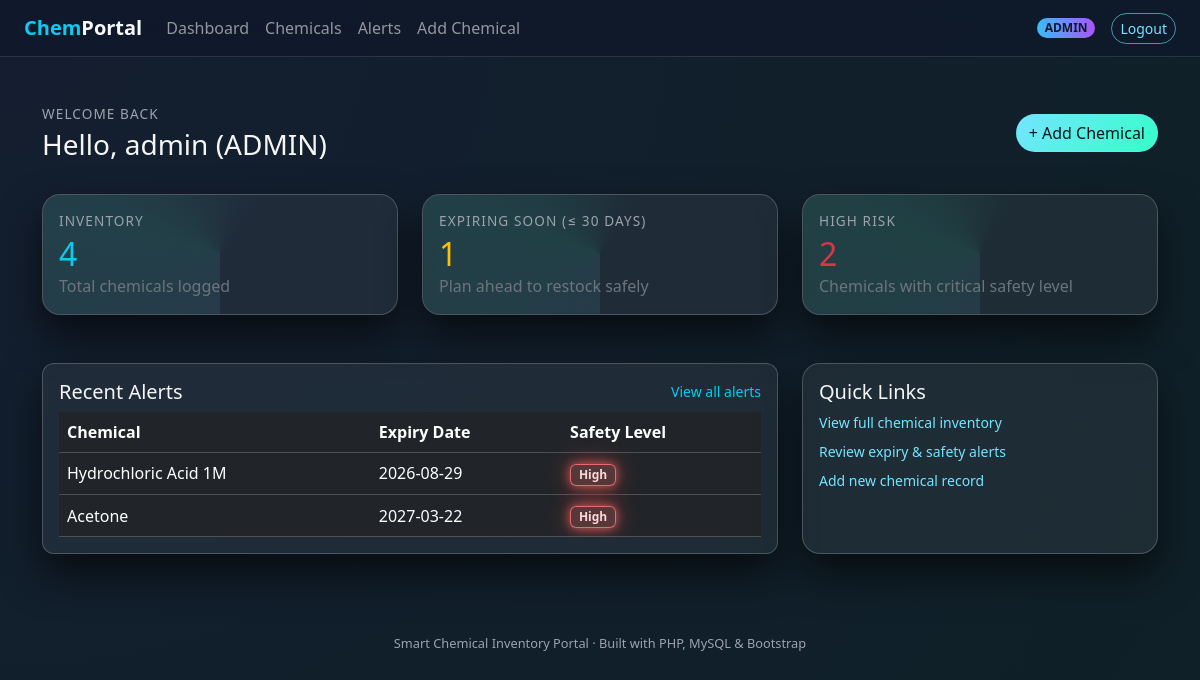
/dashboard.php (signed in), run on the app's committed database.
### tables this page shows
CREATE TABLE chemical_safety (
    id INT AUTO_INCREMENT PRIMARY KEY,
    chemical_id INT NOT NULL,
    expiry_date DATE NULL,
    safety_level ENUM('Low', 'Medium', 'High') NOT NULL DEFAULT 'Low',
    CONSTRAINT fk_safety_chemical
        FOREIGN KEY (chemical_id) REFERENCES chemicals(chemical_id)
        ON DELETE CASCADE
);

CREATE TABLE chemicals (
    chemical_id INT AUTO_INCREMENT PRIMARY KEY,
    name VARCHAR(255) NOT NULL,
    quantity VARCHAR(100) NOT NULL,
    location VARCHAR(255) NOT NULL,
    created_at DATETIME NOT NULL DEFAULT CURRENT_TIMESTAMP,
    updated_at DATETIME NOT NULL DEFAULT CURRENT_TIMESTAMP ON UPDATE CURRENT_TIMESTAMP
);

### auth_check.php (called while the page is built, shortened)
<?php
function is_role(string $role): bool
{
    return isset($_SESSION['role']) && $_SESSION['role'] === $role;
}

### dashboard.php (the view)
<?php
require_once 'auth_check.php';
require_once 'db_config.php';
$totalChemicals = 0;
$expiringSoon = 0;
$highRiskCount = 0;
$res = $mysqli->query('SELECT COUNT(*) AS c FROM chemicals');
if ($res && $row = $res->fetch_assoc()) {
    $totalChemicals = (int)$row['c'];
}
$res = $mysqli->query("
    SELECT COUNT(*) AS c
    FROM chemical_safety cs
    WHERE cs.expiry_date IS NOT NULL
      AND cs.expiry_date >= CURDATE()
      AND cs.expiry_date <= DATE_ADD(CURDATE(), INTERVAL 30 DAY)
");
if ($res && $row = $res->fetch_assoc()) {
    $expiringSoon = (int)$row['c'];
}
$res = $mysqli->query("
    SELECT COUNT(*) AS c
    FROM chemical_safety cs
    WHERE cs.safety_level = 'High'
");
if ($res && $row = $res->fetch_assoc()) {
    $highRiskCount = (int)$row['c'];
}
$alerts = [];
$res = $mysqli->query("
    SELECT c.chemical_id, c.name, cs.expiry_date, cs.safety_level
    FROM chemicals c
    LEFT JOIN chemical_safety cs ON c.chemical_id = cs.chemical_id
    WHERE (cs.expiry_date IS NOT NULL AND cs.expiry_date < CURDATE())
       OR cs.safety_level = 'High'
    ORDER BY cs.expiry_date ASC
    LIMIT 5
");
if ($res) {
    while ($row = $res->fetch_assoc()) {
        $alerts[] = $row;
    }
}
require_once 'partials/header.php';
?>
<div class="row g-4 fade-in-up">
    <div class="col-12 mb-2">
        <div class="d-flex justify-content-between align-items-center">
            <div>
                <p class="page-title mb-1">Welcome back</p>
                <h2 class="h3 mb-0">
                    Hello, <?php echo htmlspecialchars($_SESSION['username']); ?>
                    (<?php echo htmlspecialchars(strtoupper($_SESSION['role'])); ?>)
                </h2>
            </div>
            <?php if (is_role('admin')): ?>
                <a href="add_chemical.php" class="btn btn-neon">+ Add Chemical</a>
            <?php endif; ?>
        </div>
    </div>
    <div class="col-md-4">
        <div class="glass-card dashboard-panel p-3 h-100">
            <div class="dashboard-panel-inner">
                <p class="page-title mb-1">Inventory</p>
                <h3 class="h2 mb-0 text-info"><?php echo $totalChemicals; ?></h3>
                <p class="text-secondary mb-0">Total chemicals logged</p>
            </div>
        </div>
    </div>
    <div class="col-md-4">
        <div class="glass-card dashboard-panel p-3 h-100">
            <div class="dashboard-panel-inner">
                <p class="page-title mb-1">Expiring Soon (&le; 30 days)</p>
                <h3 class="h2 mb-0 text-warning"><?php echo $expiringSoon; ?></h3>
                <p class="text-secondary mb-0">Plan ahead to restock safely</p>
            </div>
        </div>
    </div>
    <div class="col-md-4">
        <div class="glass-card dashboard-panel p-3 h-100">
            <div class="dashboard-panel-inner">
                <p class="page-title mb-1">High Risk</p>
                <h3 class="h2 mb-0 text-danger"><?php echo $highRiskCount; ?></h3>
                <p class="text-secondary mb-0">Chemicals with critical safety level</p>
            </div>
        </div>
    </div>
</div>
<div class="row mt-4 g-4 fade-in-up">
    <div class="col-lg-8">
        <div class="glass-card p-3 table-glass">
            <div class="d-flex justify-content-between align-items-center mb-2">
                <h5 class="mb-0">Recent Alerts</h5>
                <a href="alerts.php" class="small text-info text-decoration-none">View all alerts</a>
            </div>
            <div class="table-responsive">
                <table class="table table-dark table-hover mb-0 align-middle">
                    <thead>
                    <tr>
                        <th>Chemical</th>
                        <th>Expiry Date</th>
                        <th>Safety Level</th>
                    </tr>
                    </thead>
                    <tbody>
                    <?php if (empty($alerts)): ?>
                        <tr>
                            <td colspan="3" class="text-center text-secondary py-3">
                                No urgent alerts at the moment.
                            </td>
                        </tr>
                    <?php else: ?>
                        <?php foreach ($alerts as $a): ?>
                            <tr>
                                <td><?php echo htmlspecialchars($a['name']); ?></td>
                                <td>
                                    <?php
                                    echo $a['expiry_date']
                                        ? htmlspecialchars($a['expiry_date'])
                                        : '<span class="text-secondary">N/A</span>';
                                    ?>
                                </td>
                                <td>
                                    <?php
                                    $level = $a['safety_level'] ?? 'Low';
                                    $badgeClass = 'badge-safety-low';
                                    if ($level === 'Medium') {
                                        $badgeClass = 'badge-safety-medium';
                                    } elseif ($level === 'High') {
                                        $badgeClass = 'badge-safety-high';
                                    }
                                    ?>
                                    <span class="badge <?php echo $badgeClass; ?>">
                                        <?php echo htmlspecialchars($level); ?>
                                    </span>
                                </td>
                            </tr>
                        <?php endforeach; ?>
                    <?php endif; ?>
                    </tbody>
                </table>
            </div>
        </div>
    </div>
    <div class="col-lg-4">
        <div class="glass-card p-3 h-100">
            <h5>Quick Links</h5>
            <ul class="list-unstyled small mb-0">
                <li class="mb-2">
                    <a href="view_chemicals.php" class="text-decoration-none">
                        View full chemical inventory
                    </a>
                </li>
                <li class="mb-2">
                    <a href="alerts.php" class="text-decoration-none">
                        Review expiry &amp; safety alerts
                    </a>
                </li>
                <?php if (is_role('admin')): ?>
                    <li class="mb-2">
                        <a href="add_chemical.php" class="text-decoration-none">
                            Add new chemical record
                        </a>
                    </li>
                <?php endif; ?>
            </ul>
        </div>
    </div>
</div>
<?php require_once 'partials/footer.php'; ?>

### assets/css/style.css (style rules this page uses)
body { font-family: "Poppins", system-ui, -apple-system, BlinkMacSystemFont, "Segoe UI", sans-serif; background: radial-gradient(circle at top left, #141e30, #0f2027); color: #f5f5f5; min-height: 100vh; }
a { color: #76e4ff; }
.glass-card { background: rgba(255, 255, 255, 0.06); border-radius: 18px; border: 1px solid rgba(255, 255, 255, 0.2); box-shadow: 0 20px 40px rgba(0, 0, 0, 0.6); backdrop-filter: blur(18px); -webkit-backdrop-filter: blur(18px); }
.btn-neon { position: relative; overflow: hidden; border-radius: 999px; border: 1px solid rgba(118, 228, 255, 0.6); color: #0b141a; background: linear-gradient(135deg, #76e4ff, #32ffc7); transition: transform 0.2s ease, box-shadow 0.2s ease; }
.dashboard-panel { position: relative; overflow: hidden; }
.dashboard-panel::before { content: ""; position: absolute; top: -50%; left: -50%; width: 200%; height: 200%; background: conic-gradient(from 180deg, rgba(118, 228, 255, 0.1), rgba(50, 255, 199, 0.12), transparent 60%); animation: rotateGlow 10s linear infinite; opacity: 0.8; }
.dashboard-panel-inner { position: relative; z-index: 1; }
.badge-safety-high { background: rgba(248, 113, 113, 0.25); color: #fed7d7; border: 1px solid rgba(248, 113, 113, 0.9); box-shadow: 0 0 10px rgba(248, 113, 113, 0.7), 0 0 25px rgba(239, 68, 68, 0.6); }
.page-title { letter-spacing: 0.08em; text-transform: uppercase; font-size: 0.85rem; color: #9ca3af; }
.table-glass { border-radius: 12px; overflow: hidden; }
.table-glass thead { background: rgba(15, 23, 42, 0.9); }
.table-glass tbody tr { background: rgba(15, 23, 42, 0.5); transition: background 0.15s ease, transform 0.15s ease; }
.fade-in-up { opacity: 0; transform: translateY(18px); animation: fadeInUp 0.6s ease forwards; }

### data on the page
chemical_safety: chemical.name "Hydrochloric Acid 1M", expiry_date "2026-08-29", safety_level "High"
chemical_safety: chemical.name "Acetone", expiry_date "2027-03-22", safety_level "High"

### other printed values
$_SESSION['role'] "ADMIN"
$_SESSION['username'] "admin"
$totalChemicals "4"
$expiringSoon "1"
$highRiskCount "2"
